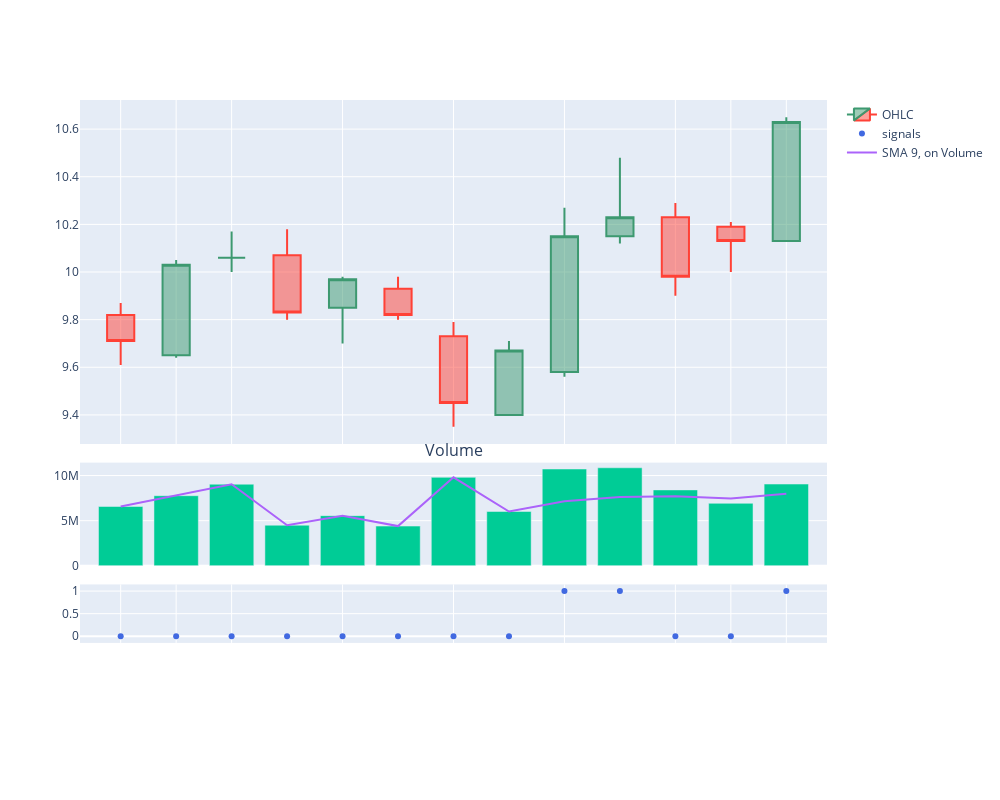

Notebook source saved alongside this figure:
### Markdown cell above
## Volume SMA

### Code cell
period = 9
indicator =  "SMA"
ema_crossover = Crossover(period, indicator = indicator, on = "Volume", invert = False, eps = 0.1)
ema_crossover.plot_signals(data, signal_type = 'con')

### Figure 1 — Plotly figure (JSON) as saved in the notebook; plotly's stock layout.template omitted (floating-point values rounded to 4 significant figures)
{"data": [{"close": [9.71, 10.03, 10.06, 9.83, 9.97, 9.82, 9.45, 9.67, 10.15, 10.23, 9.98, 10.13, 10.63], "high": [9.87, 10.05, 10.17, 10.18, 9.98, 9.98, 9.79, 9.71, 10.27, 10.48, 10.29, 10.21, 10.65], "low": [9.61, 9.64, 10, 9.8, 9.7, 9.8, 9.35, 9.4, 9.56, 10.12, 9.9, 10, 10.13], "name": "OHLC", "open": [9.82, 9.65, 10.06, 10.07, 9.85, 9.93, 9.73, 9.4, 9.58, 10.15, 10.23, 10.19, 10.13], "type": "candlestick", "x": ["2023-12-01T00:00:00", "2023-12-04T00:00:00", "2023-12-05T00:00:00", "2023-12-06T00:00:00", "2023-12-07T00:00:00", "2023-12-08T00:00:00", "2023-12-11T00:00:00", "2023-12-12T00:00:00", "2023-12-13T00:00:00", "2023-12-14T00:00:00", "2023-12-15T00:00:00", "2023-12-18T00:00:00", "2023-12-19T00:00:00"], "xaxis": "x", "yaxis": "y"}, {"line": {"color": "royalblue"}, "mode": "markers", "name": "signals", "type": "scatter", "x": ["2023-12-01T00:00:00", "2023-12-04T00:00:00", "2023-12-05T00:00:00", "2023-12-06T00:00:00", "2023-12-07T00:00:00", "2023-12-08T00:00:00", "2023-12-11T00:00:00", "2023-12-12T00:00:00", "2023-12-13T00:00:00", "2023-12-14T00:00:00", "2023-12-15T00:00:00", "2023-12-18T00:00:00", "2023-12-19T00:00:00"], "xaxis": "x3", "y": [0, 0, 0, 0, 0, 0, 0, 0, 1, 1, 0, 0, 1], "yaxis": "y3"}, {"showlegend": false, "type": "bar", "x": ["2023-12-01T00:00:00", "2023-12-04T00:00:00", "2023-12-05T00:00:00", "2023-12-06T00:00:00", "2023-12-07T00:00:00", "2023-12-08T00:00:00", "2023-12-11T00:00:00", "2023-12-12T00:00:00", "2023-12-13T00:00:00", "2023-12-14T00:00:00", "2023-12-15T00:00:00", "2023-12-18T00:00:00", "2023-12-19T00:00:00"], "xaxis": "x2", "y": [6572300, 7766200, 9038400, 4497900, 5558200, 4402400, 9802400, 6018300, 10722300, 10858300, 8409100, 6923400, 9057700], "yaxis": "y2"}, {"mode": "lines", "name": "SMA 9, on Volume", "type": "scatter", "x": ["2023-12-01T00:00:00", "2023-12-04T00:00:00", "2023-12-05T00:00:00", "2023-12-06T00:00:00", "2023-12-07T00:00:00", "2023-12-08T00:00:00", "2023-12-11T00:00:00", "2023-12-12T00:00:00", "2023-12-13T00:00:00", "2023-12-14T00:00:00", "2023-12-15T00:00:00", "2023-12-18T00:00:00", "2023-12-19T00:00:00"], "xaxis": "x2", "y": [6572300, 7766200, 9038400, 4497900, 5558200, 4402400, 9802400, 6018300, 7153000.0, 7629000.0, 7701000.0, 7466000.0, 7972000.0], "yaxis": "y2"}], "layout": {"annotations": [{"font": {"size": 16}, "showarrow": false, "text": "Volume", "x": 0.5, "xanchor": "center", "xref": "paper", "y": 0.4151, "yanchor": "bottom", "yref": "paper"}], "height": 800, "width": 1000, "xaxis": {"anchor": "y", "domain": [0, 1], "matches": "x4", "rangebreaks": [{"bounds": ["sat", "mon"]}, {"values": ["2020-12-25", "2021-01-01"]}], "rangeslider": {"visible": false}, "showticklabels": false}, "xaxis2": {"anchor": "y2", "domain": [0, 1], "matches": "x4", "rangebreaks": [{"bounds": ["sat", "mon"]}, {"values": ["2020-12-25", "2021-01-01"]}], "showticklabels": false}, "xaxis3": {"anchor": "y3", "domain": [0, 1], "matches": "x4", "rangebreaks": [{"bounds": ["sat", "mon"]}, {"values": ["2020-12-25", "2021-01-01"]}], "showticklabels": false}, "xaxis4": {"anchor": "y4", "domain": [0, 1], "rangebreaks": [{"bounds": ["sat", "mon"]}, {"values": ["2020-12-25", "2021-01-01"]}]}, "yaxis": {"anchor": "x", "domain": [0.4451, 1]}, "yaxis2": {"anchor": "x2", "domain": [0.2487, 0.4151]}, "yaxis3": {"anchor": "x3", "domain": [0.1243, 0.2187]}, "yaxis4": {"anchor": "x4", "domain": [0, 0.09433]}}}
